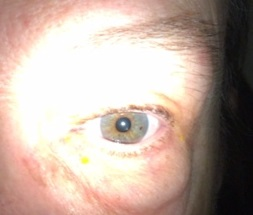
//> input picture eye10.jpg, 253 x 215 px
$ ./main   (built with g++ and OpenCV 4)
//> lines starting //> are read from the running program, lines starting //| are printed output that depends on the picture; after the words box and inside, x2 and y2 are one past the last pixel; in counts of white or black regions, pixels touching at a corner belong together
### HoughCirclesDetection.h
#ifndef CIRCLES_HOUGHCIRCLESDETECTION_H
#define CIRCLES_HOUGHCIRCLESDETECTION_H

#include <vector>
#include <array>
#include <opencv2/core.hpp>


using Circle = std::array<float, 3>;  /// x, y, r
using Peak = std::array<float, 3>;    /// x, y, v
using PeakR = std::array<float, 4>;    /// x, y, v, r

class CircleAccumulator
{
public:
	enum class Normalization
	{
		NoNormalization = -1,
		LevelWise,
		CircleCircumference
	};

    CircleAccumulator(int pWidth, int pHeight, std::vector<float> pRadii, float pXYStep=1.0, float pThetaStep=1.0);

    /// Must be the same size as (width, height) / minDistance
    void accumulate(cv::Mat pEdges);

    /// The default parameter return only 1 detection, the best
    std::vector<Circle> findArgmax(int pMaxNbPos=1, int pMaxPeak=1, float pMinDistance=1.0, float pThreshold=1.0,
                                   int pAbsThreshold=0, Normalization pNormalize = Normalization::LevelWise);

	const cv::Mat getLevel(int pLevel) const;

	const int getNLevels() const;
	const float getRadius(int pLevel) const;

private:
    std::vector<cv::Mat> mLevels;
    std::vector<float> mRadii;
    float mXYStep;
    float mThetaStep;
};


#endif //CIRCLES_HOUGHCIRCLESDETECTION_H

### HoughCirclesDetection.cpp
#define _USE_MATH_DEFINES

#include "HoughCirclesDetection.h"
#include <cassert>
#include <cmath>
#include <cstdint>
#include <set>
#include <iostream>
#include <queue>


CircleAccumulator::CircleAccumulator(int pWidth, int pHeight, std::vector<float> pRadii, float pXYStep,
                                     float pThetaStep)
: mRadii(pRadii), mXYStep(pXYStep), mThetaStep(pThetaStep)
{
    assert(!pRadii.empty() && pXYStep > 0 && pThetaStep > 0);
    mLevels.reserve(pRadii.size());
    for (auto r : pRadii)
    {
        mLevels.push_back(cv::Mat::zeros(int(pHeight / pXYStep), int(pWidth / pXYStep), CV_16U));
    }
}

void CircleAccumulator::accumulate(cv::Mat pEdges)
{
    assert(!pEdges.empty());
    auto lWidth = mLevels[0].cols;
    auto lHeight = mLevels[0].rows;

    for (auto i = 0; i < pEdges.cols; i++)
    {
        for (auto j = 0; j < pEdges.rows; j++)
        {
            if (pEdges.at<std::uint8_t>(j, i) == 0)
            {
                continue;
            }
            for (auto k = 0; k < mRadii.size(); k++)
            {
                auto r = mRadii[k];
                for (auto theta = 0.0f; theta < 360.0f; theta += mThetaStep)
                {
                    auto a = int((i - r * std::cos(theta * M_PI / 180.0)) / mXYStep); //polar coordinate for center
                    auto b = int((j - r * std::sin(theta * M_PI / 180.0)) / mXYStep);  //polar coordinate for center
                    if (a >= 0 && b >= 0 && a < lWidth && b < lHeight)
                    {
                        mLevels[k].at<std::uint16_t>(b, a) += 1; //voting
                    }
                }
            }
        }
    }
}

struct peakLess : public std::binary_function<Peak, Peak, bool>
{
    bool
    operator()(const Peak& __x, const Peak& __y) const
    { return __x[2] < __y[2]; }
};

struct peakRLess : public std::binary_function<PeakR, PeakR, bool>
{
    bool
        operator()(const PeakR& __x, const PeakR& __y) const
    {
        return __x[2] < __y[2];
    }
};


std::vector<Circle> CircleAccumulator::findArgmax(int pMaxNbPos, int pMaxPeak, float pMinDistance,
                                                  float pThreshold, int pAbsThreshold, Normalization pNormalize)
{
    std::vector<Circle> lDetections = {};
    std::vector<int> lLevelTotal(mLevels.size(), 0);
    std::vector<std::vector<Peak>> lLevelPeaks(mLevels.size());
    std::priority_queue<PeakR, std::vector<PeakR>, peakRLess> lGreedyPeaks;

    if (pNormalize == Normalization::LevelWise)
    {
        // Level-wise normalization
        for (auto k = 0; k < mRadii.size(); k++)
        {
            lLevelTotal[k] = cv::sum(mLevels[k])[0];
        }
    }
    else if (pNormalize == Normalization::CircleCircumference)
    {
        // Circle circumference
        for (auto k = 0; k < mRadii.size(); k++)
        {
            lLevelTotal[k] = std::ceil(2.0f * static_cast<float>(M_PI) * (mRadii[k] - 1) / mThetaStep);
        }
    }
    else
    {
        // No normalization
        for (auto k = 0; k < mRadii.size(); k++)
        {
            lLevelTotal[k] = 1;
        }
    }

    // Multi-level argmax
    for (auto i = 0; i < mLevels[0].cols; i++)
    {
        for (auto j = 0; j < mLevels[0].rows; j++)
        {
            for (auto k = 0; k < mRadii.size(); k++)
            {
                const auto& lVal = mLevels[k].at<std::uint16_t>(j, i);
                auto lNormalizeValue = static_cast<float>(lVal) / static_cast<float>(lLevelTotal[k]);
                if (lVal > pAbsThreshold && lNormalizeValue > pThreshold)
                {
                    // x, y, v
                    lLevelPeaks[k].push_back({static_cast<float>(i) * mXYStep, static_cast<float>(j) * mXYStep, lNormalizeValue});
                    lGreedyPeaks.push({static_cast<float>(i) * mXYStep, static_cast<float>(j) * mXYStep, lNormalizeValue, mRadii[k]});
                }
            }
        }
    }

    // What I should do:
    // 1. Merge peak XY-wise (hierachical clustering style)
    // 2. Merge peak radii (same way)
    // 3. Keep pMaxNbPos; keep only location that the best level is superior to the threshold
    // 4. In those location, keep pMaxPeak per Pos; keep only peaks which are sup閞ior to the threshold

    // Instead: let's do it REALLY greedy
    auto lSqMinDistance = pMinDistance * pMinDistance;
    while (!lGreedyPeaks.empty() && lDetections.size() != pMaxNbPos)
    {
        auto lPeak = lGreedyPeaks.top();
        lGreedyPeaks.pop();

        auto lToAdd = true;
        auto lIdx = -1;
        auto lMinDist = 1e10f;
        for (auto i = 0; i < lDetections.size(); i++)
        {
            const auto& lDetection = lDetections[i];
            auto lDist = std::pow(lDetection[0] - lPeak[0], 2) + std::pow(lDetection[1] - lPeak[1], 2);
            if (std::pow(lDetection[0] - lPeak[0], 2) + std::pow(lDetection[1] - lPeak[1], 2) < lSqMinDistance && lMinDist > lDist)
            {
                lToAdd = false;
                break;
            }
        }
        if (lToAdd)
        {
            lDetections.push_back({ lPeak[0], lPeak[1], lPeak[3] });
        }
    }

    return lDetections;
}

// [21 lines left out: functions getLevel, getRadius, getNLevels, not called in this run]

### main.cpp
#include <iostream>
#include "HoughCirclesDetection.h"
#include <numeric>

#include <opencv2/imgproc.hpp>
#include <opencv2/highgui.hpp>

int main() {
    auto lImg = cv::imread("eye10.jpg");
//> lImg is the input picture: 215 rows x 253 cols, CV_8UC3; mean B, G, R 161.2, 172.1, 191.9
    cv::resize(lImg, lImg, cv::Size(), 2.0, 2.0);
//> lImg: 430 rows x 506 cols, CV_8UC3
    cv::cvtColor(lImg, lImg, cv::COLOR_BGR2HSV);
//> lImg: 430 rows x 506 cols, CV_8UC3; mean H, S, V 24.5, 44.3, 192.1
    std::vector<cv::Mat> lChannels;
    cv::split(lImg, lChannels);
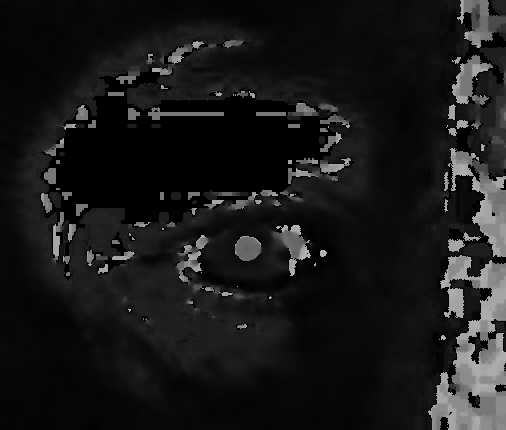
//> lChannels[0]: 430 rows x 506 cols, CV_8UC1; min 0, max 179, mean 24.5
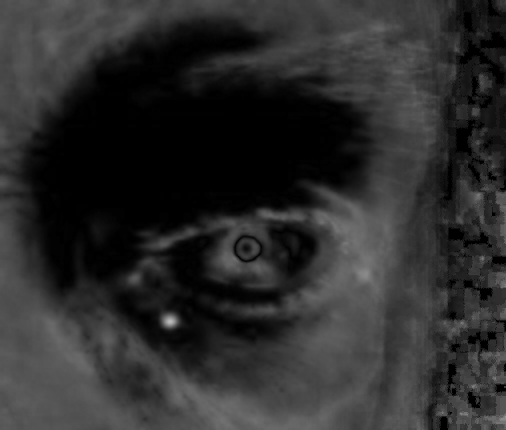
//> lChannels[1]: 430 rows x 506 cols, CV_8UC1; min 0, max 187, mean 44.3
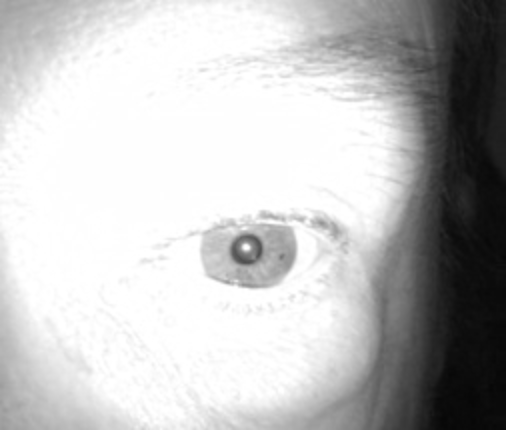
//> lChannels[2]: 430 rows x 506 cols, CV_8UC1; min 7, max 255, mean 192.1
    auto lIntensity = lChannels[2];
    cv::medianBlur(lIntensity, lIntensity, 5);

    double lMinVal;
    int lWidth = lIntensity.cols;
//> lWidth = 506
    int lHeight = lIntensity.rows;
//> lHeight = 430
    cv::minMaxLoc(lIntensity.colRange(lWidth*0.35, lWidth*0.65).rowRange(lHeight * 0.35, lHeight*0.65), &lMinVal);
//> lMinVal = 83
    lMinVal += 50.0;
//> lMinVal = 133

    cv::Mat lMask;
    auto lKernel = cv::getStructuringElement(cv::MORPH_ELLIPSE, { 15,  15});
    cv::threshold(lIntensity, lMask, lMinVal, 255.0, cv::THRESH_BINARY_INV);
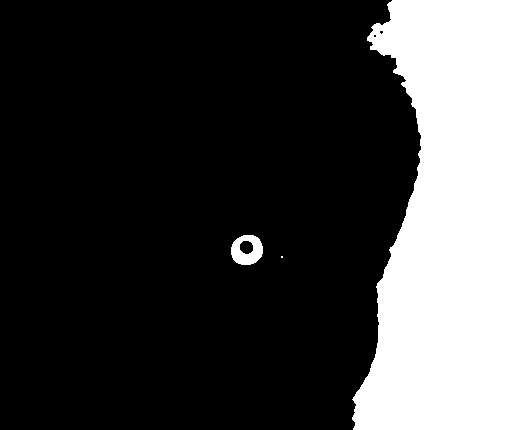
//> lMask: 430 rows x 506 cols, CV_8UC1; 23.3% white; 3 white regions (1 under 20 px), largest, box (x1, y1, x2, y2) and area: (352, 0, 506, 430) 49970, (231, 235, 263, 265) 643
    cv::dilate(lMask, lMask, lKernel);
    cv::erode(lMask, lMask, lKernel);
    cv::erode(lMask, lMask, lKernel);
    cv::dilate(lMask, lMask, lKernel);
//> lMask: 430 rows x 506 cols, CV_8UC1; 23.4% white; 2 white regions, box (x1, y1, x2, y2) and area: (353, 0, 506, 430) 50038, (231, 235, 263, 265) 773


    cv::Mat lEdges;
    cv::Canny(lMask, lEdges, 50, 100);
//> lEdges: 430 rows x 506 cols, CV_8UC1; 0.27% white in thin lines or dots, all inside (x1, y1, x2, y2) = (230, 0, 420, 430)
    auto lSubEdges = lEdges;

    cv::imshow("Mask", lMask);
    cv::imshow("Intensity", lIntensity);
    cv::imshow("SubEdge", lSubEdges);

    std::vector<float> lRadii(20);
    auto lStart = 8.0f;
    for (auto i = 0; i < lRadii.size(); i++)
    {
        lRadii[i] = lStart + i * 1.0f;
    }
    CircleAccumulator lAcc(lSubEdges.cols, lSubEdges.rows, lRadii, 3.0, 20.0);
    lAcc.accumulate(lSubEdges);
//> after the loop in accumulate, `for (auto i = 0; i < pEdges.cols; i++)`:
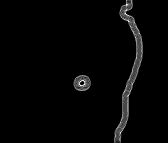
//> mLevels[1]: 143 rows x 168 cols, CV_16UC1; min 0, max 21, mean 0.4; drawn with min black and max white
//> after the loop in accumulate, `for (auto i = 0; i < pEdges.cols; i++)`:
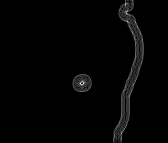
//> mLevels[4]: 143 rows x 168 cols, CV_16UC1; min 0, max 28, mean 0.4; drawn with min black and max white

    cv::cvtColor(lImg, lImg, cv::COLOR_HSV2BGR);
    auto lCircles = lAcc.findArgmax(5, 4, 1, 0.0, 15, CircleAccumulator::Normalization::LevelWise);
//> in findArgmax, `std::vector<std::vector<Peak>> lLevelPeaks(mLevels.size());`: lLevelPeaks = 20 items
//> after the loop in findArgmax, `for (auto i = 0; i < mLevels[0].cols; i++)`: lGreedyPeaks = 212 items
//> the loop in findArgmax, `while (!lGreedyPeaks.empty() && lDetections.size() != pMaxNbPos)` made 8 passes
//> (lPeak, lToAdd) on passes 1 to 8: ([246, 249, 0.00406, 16], true), ([243, 249, 0.00367, 15], true), ([246, 249, 0.00339, 17], false), ([246, 246, 0.00338, 15], true), ([384, 36, 0.0031, 17], true), ([246, 249, 0.00309, 15], false), ([243, 249, 0.00309, 14], false), ([243, 246, 0.0029, 17], true)
//> lCircles = 5 items
    auto i = 0;
    cv::Mat lImgDraw;
    lImg.copyTo(lImgDraw);
    for (auto lCircle : lCircles)
    {
        if (i == 0)
        {
            cv::circle(lImgDraw, { static_cast<int>(lCircle[0]), static_cast<int>(lCircle[1]) }, lCircle[2],
                cv::Scalar(0, 255, 0));
            i++;
        }
        else
        {
            cv::circle(lImgDraw, { static_cast<int>(lCircle[0]), static_cast<int>(lCircle[1]) }, lCircle[2],
                cv::Scalar(0, 0, 255));
        }
    }
//> this loop made 5 passes
//> (lCircle, i) on pass 1: ([246, 249, 16], 1)
//> lCircle on passes 2 to 5: [243, 249, 15], [246, 246, 15], [384, 36, 17], [243, 246, 17]
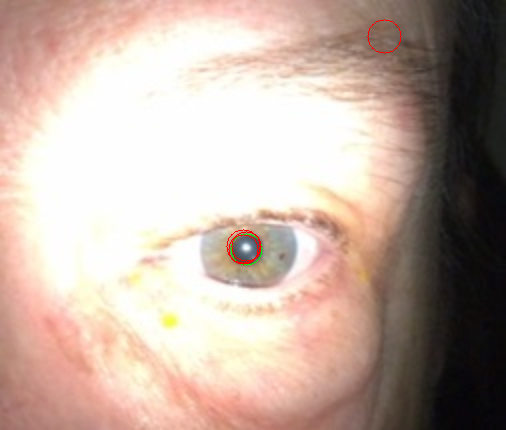
//> lImgDraw: 430 rows x 506 cols, CV_8UC3; mean B, G, R 160.6, 171.6, 192
//> after the loop, i = 1
    cv::imshow("Home-made", lImgDraw);
    cv::waitKey();

    return 0;
}

$ run again, with eye1.jpg copied over eye10.jpg
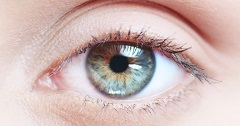
//> input picture eye1.jpg, 240 x 126 px
//> lImg is the input picture: 126 rows x 240 cols, CV_8UC3; mean B, G, R 181.6, 184.7, 207.1
//> `cv::minMaxLoc(lIntensity.colRange(lWidth*0.35, lWidth*0.65).rowRange(l..`: lMinVal = 29
//> `lMinVal += 50.0;`: lMinVal = 79
//> lEdges: 252 rows x 480 cols, CV_8UC1; 0.25% white in thin lines or dots, all inside (x1, y1, x2, y2) = (177, 87, 306, 146)
//> after the loop in accumulate, `for (auto i = 0; i < pEdges.cols; i++)`:
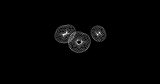
//> mLevels[5]: 84 rows x 160 cols, CV_16UC1; min 0, max 28, mean 0.4; drawn with min black and max white
//> lLevelPeaks = 20 items
//> after the loop in findArgmax, `for (auto i = 0; i < mLevels[0].cols; i++)`: lGreedyPeaks = 349 items
//> the loop in findArgmax, `while (!lGreedyPeaks.empty() && lDetections.size() != pMaxNbPos)` made 5 passes
//> lPeak on passes 1 to 5: [192, 102, 0.00688, 15], [237, 123, 0.0067, 20], [291, 96, 0.0067, 8], [234, 126, 0.00651, 19], [294, 99, 0.00651, 9]
//> lCircles = 5 items
//> the loop `for (auto lCircle : lCircles)` made 5 passes
//> (lCircle, i) on pass 1: ([192, 102, 15], 1)
//> after the loop `for (auto lCircle : lCircles)`:
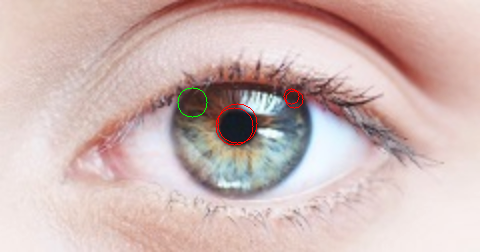
//> lImgDraw: 252 rows x 480 cols, CV_8UC3; mean B, G, R 180.9, 184.1, 207.4
//> after the loop `for (auto lCircle : lCircles)`: i = 1

$ run again, with eye2.jpg copied over eye10.jpg
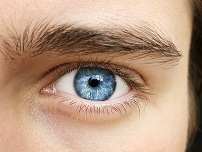
//> input picture eye2.jpg, 202 x 152 px
//> lImg is the input picture: 152 rows x 202 cols, CV_8UC3; mean B, G, R 130.3, 152.6, 183.7
//> `cv::minMaxLoc(lIntensity.colRange(lWidth*0.35, lWidth*0.65).rowRange(l..`: lMinVal = 6
//> `lMinVal += 50.0;`: lMinVal = 56
//> lEdges: 304 rows x 404 cols, CV_8UC1; 0.29% white in thin lines or dots, all inside (x1, y1, x2, y2) = (178, 13, 404, 304)
//> after the loop in accumulate, `for (auto i = 0; i < pEdges.cols; i++)`:
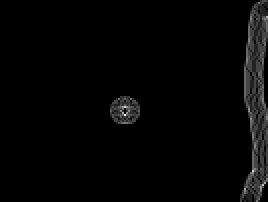
//> mLevels[5]: 101 rows x 134 cols, CV_16UC1 (shown 2 times larger); min 0, max 22, mean 0.4; drawn with min black and max white
//> lLevelPeaks = 20 items
//> the loop in findArgmax, `for (auto i = 0; i < mLevels[0].cols; i++)` made 134 passes
//> after the loop in findArgmax, `for (auto i = 0; i < mLevels[0].cols; i++)`: lGreedyPeaks = 58 items
//> the loop in findArgmax, `while (!lGreedyPeaks.empty() && lDetections.size() != pMaxNbPos)` made 8 passes
//> (lPeak, lToAdd) on passes 1 to 8: ([186, 165, 0.00925, 8], true), ([186, 165, 0.0076, 9], false), ([186, 162, 0.00468, 10], true), ([186, 162, 0.00428, 9], false), ([186, 165, 0.00403, 10], false), ([186, 168, 0.00374, 11], true), ([186, 171, 0.00369, 13], true), ([189, 165, 0.00361, 8], true)
//> lCircles = 5 items
//> the loop `for (auto lCircle : lCircles)` made 5 passes
//> (lCircle, i) on pass 1: ([186, 165, 8], 1)
//> after the loop `for (auto lCircle : lCircles)`:
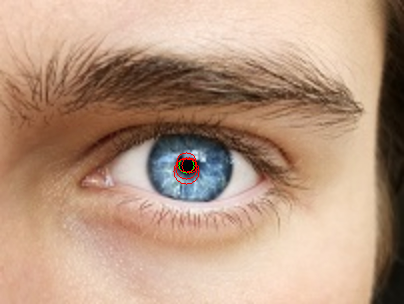
//> lImgDraw: 304 rows x 404 cols, CV_8UC3; mean B, G, R 129.6, 152, 183.9
//> after the loop `for (auto lCircle : lCircles)`: i = 1

$ run again, with test4.jpg copied over eye10.jpg
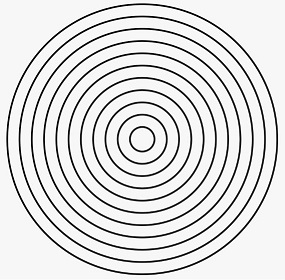
//> input picture test4.jpg, 285 x 280 px
//> lImg is the input picture: 280 rows x 285 cols, CV_8UC3; min 0, max 255, mean 220.8
//> `cv::minMaxLoc(lIntensity.colRange(lWidth*0.35, lWidth*0.65).rowRange(l..`: lMinVal = 47
//> `lMinVal += 50.0;`: lMinVal = 97
//> `cv::erode(lMask, lMask, lKernel);`:
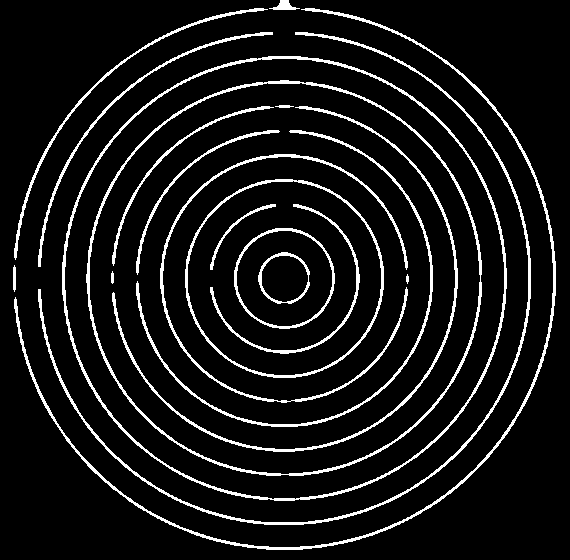
//> lMask: 560 rows x 570 cols, CV_8UC1; 9% white in thin lines or dots
//> after the loop `for (auto lCircle : lCircles)`: i = 0
